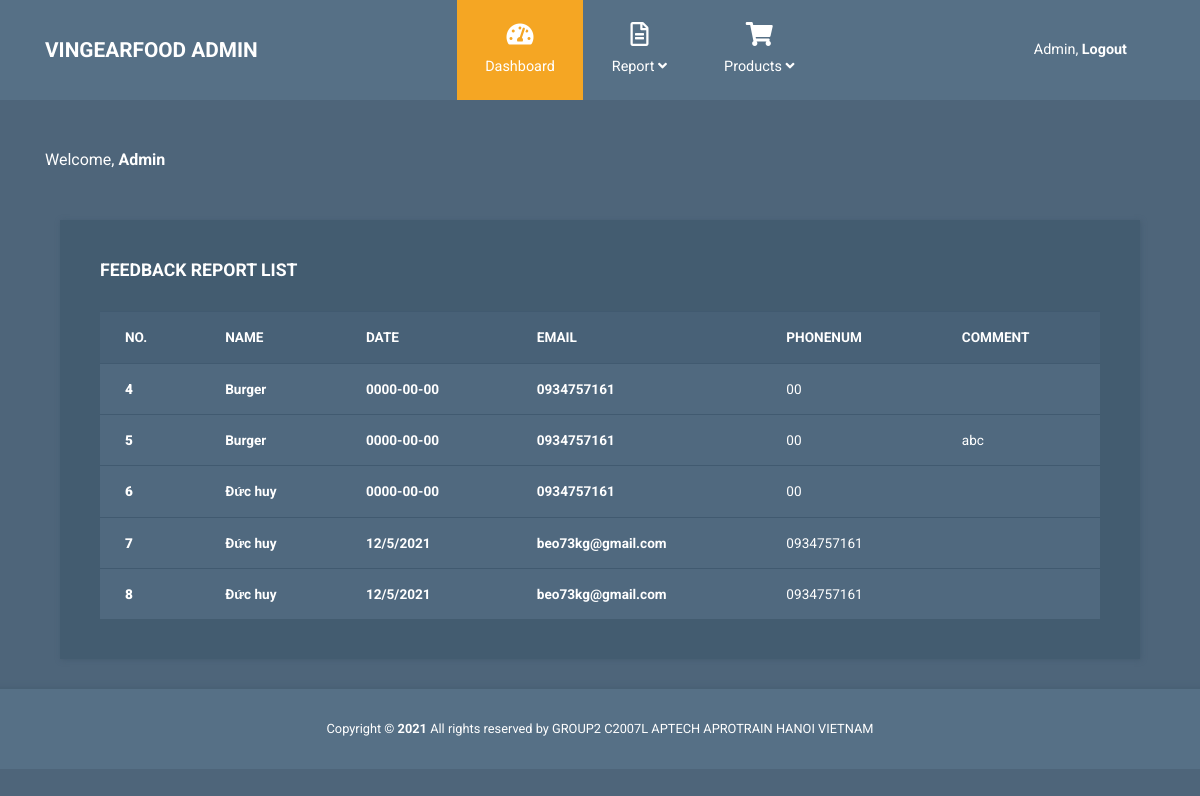
Screenshot of /admin/feedbackreport.php with the database file from the repository.
### tables this page shows
CREATE TABLE `feedback` (
  `FeedbackId` int(11) NOT NULL,
  `MealId` int(11) DEFAULT NULL,
  `FBPhone` int(50) DEFAULT NULL,
  `FBDate` varchar(50) DEFAULT NULL,
  `FBName` varchar(50) DEFAULT NULL,
  `Description` varchar(50) DEFAULT NULL,
  `FBComment` varchar(500) DEFAULT NULL,
  `FBEmail` varchar(50) DEFAULT NULL
);

### admin/feedbackreport.php (the view, shortened to what this page needs)
<?php
$options = array(PDO::ATTR_EMULATE_PREPARES => false, PDO::ATTR_ERRMODE => PDO::ERRMODE_EXCEPTION);
$dsn = "mysql:host=" . DatabaseInfo::getServer() . ";dbname=" . DatabaseInfo::getDatabaseName() . ";charset=utf8";
$conn = new PDO($dsn, DatabaseInfo::getUserName(), DatabaseInfo::getPassword(), $options);
$sql = "select * from feedback";
$stmt = $conn->prepare($sql);
$stmt->execute();
$datas = $stmt->fetchAll(PDO::FETCH_ASSOC);
?>
<!DOCTYPE html>
<html lang="en">
<head>
    <link rel="stylesheet" href="css/fontawesome.min.css">
    <link rel="stylesheet" href="css/bootstrap.min.css">
    <link rel="stylesheet" href="css/templatemo-style.css">
</head>
<body id="reportsPage">
    <div class="" id="home">
        <nav class="navbar navbar-expand-xl">
            <div class="container h-100">
                <a class="navbar-brand" href="adminpage.php">
                    <h1 class="tm-site-title mb-0">VingearFood Admin</h1>
                </a>
                <div class="collapse navbar-collapse" id="navbarSupportedContent">
                    <ul class="navbar-nav mx-auto h-100">
                        <li class="nav-item">
                            <a class="nav-link active" href="adminpage.php">
                                <i class="fas fa-tachometer-alt"></i> Dashboard
                            </a>
                        </li>
                        <li class="nav-item dropdown">
                            <a class="nav-link dropdown-toggle" href="#" id="navbarDropdown" role="button" data-toggle="dropdown" aria-haspopup="true" aria-expanded="false">
                                <i class="far fa-file-alt"></i>
                                <span>
                                    Report <i class="fas fa-angle-down"></i>
                                </span>
                            </a>
                        </li>
                        <li class="nav-item dropdown">
                            <a class="nav-link dropdown-toggle" href="products.php" id="navbarDropdown" role="button" data-toggle="dropdown" aria-haspopup="true" aria-expanded="false">
                                <i class="fas fa-shopping-cart"></i>
                                <span>
                                    Products <i class="fas fa-angle-down"></i>
                                </span>
                            </a>
                        </li>
                    </ul>
                    <ul class="navbar-nav">
                        <li class="nav-item">
                            <a class="nav-link d-block" href="login.php">
                                Admin, <b>Logout</b>
                            </a>
                        </li>
                    </ul>
                </div>
            </div>
        </nav>
        <div class="container">
            <div class="row">
                <div class="col">
                    <p class="text-white mt-5 mb-5">Welcome, <b>Admin</b></p>
                </div>
            </div>
            <div class="col-12 tm-block-col">
                <div class="tm-bg-primary-dark tm-block tm-block-taller tm-block-scroll">
                    <h2 class="tm-block-title">FEEDBACK REPORT LIST</h2>
                    <table class="table">
                        <thead>
                            <tr>
                                <th scope="col">NO.</th>
                                <th scope="col">NAME</th>
                                <th scope="col">DATE</th>
                                <th scope="col">EMAIL</th>
                                <th scope="col">PHONENUM</th>
                                <th scope="col">COMMENT</th>
                            </tr>
                        </thead>
                        <tbody>
							<?php if (!empty($datas)): ?>
							<?php foreach ($datas as $data): ?>
                            <tr>
                                <th scope="row"><b><?php echo $data['FeedbackId'] ?></b></th>
                                <td><b><?php echo $data['FBName'] ?></b></td>
                                <td><b><?php echo $data['FBDate'] ?></b></td>
                                <td><b><?php echo $data['FBEmail'] ?></b></td>
                                <td>0<?php echo $data['FBPhone'] ?></td>
                                <td><?php echo $data['FBComment'] ?></td>
                            </tr>
							  <?php endforeach; ?>
							<?php endif; ?>
                        </tbody>
                    </table>
                </div>
            </div>
        </div>
    </div>
    <footer class="tm-footer row tm-mt-small">
        <div class="col-12 font-weight-light">
            <p class="text-center text-white mb-0 px-4 small">
                Copyright &copy; <b>2021</b> All rights reserved by GROUP2 C2007L APTECH APROTRAIN HANOI VIETNAM
            </p>
        </div>
    </footer>
</body>
</html>

### admin/css/templatemo-style.css (style rules this page uses)
html { font-size: 16px; overflow-x: hidden; }
body { font-family: Roboto, Helvetica, Arial, sans-serif; background-color: #4e657a; overflow-x: hidden; }
a { transition: all 0.3s ease; }
.navbar-brand { display: flex; align-items: center; }
.tm-site-title { display: inline-block; text-transform: uppercase; font-size: 1.3rem; font-weight: 700; color: #fff; }
.navbar { height: 100px; background-color: #567086; padding: 0; }
.navbar .container { position: relative; }
.tm-mt-small { margin-top: 20px; }
.tm-block-col { margin-bottom: 30px; }
.tm-block { padding: 40px; -webkit-box-shadow: 1px 1px 5px 0 #455c71; -moz-box-shadow: 1px 1px 5px 0 #455c71; box-shadow: 1px 1px 5px 0 #455c71; min-height: 350px; height: 100%; max-height: 450px; }
.tm-block-scroll { overflow-y: scroll; }
.tm-block-title { font-size: 1.1rem; font-weight: 700; color: #fff; margin-bottom: 30px; }
.nav-link { color: #fff; height: 100%; display: flex; align-items: center; justify-content: center; flex-direction: column; font-size: 90%; }
.nav-link > i { margin-bottom: 10px; margin-right: 0; font-size: 1.5rem; }
.dropdown-item, .nav-link { padding: 15px 20px; }
.navbar-nav .active > .nav-link, .navbar-nav .nav-link.active { background-color: #f5a623; color: #fff; }
.navbar-nav .nav-link.active i { color: #fff; }
.nav-item { text-align: center; }
.nav-item:last-child { margin-right: 0; }
.dropdown-toggle::after { display: none; }
.table { background-color: #50697f; color: #fff; font-size: 85%; margin-bottom: 0; }
thead { background-color: #486177; color: #fff; }
.table thead th { border-bottom: 0; }
.table td, .table th { border-top: 1px solid #415a70; padding: 15px 25px; vertical-align: middle; }
.tm-bg-primary-dark { background-color: #435c70; }
.tm-footer { background-color: #567086; padding-top: 30px; padding-bottom: 30px; -webkit-box-shadow: 0 -3px 5px 0 rgba(69, 92, 113, 0.59); -moz-box-shadow: 0 -3px 5px 0 rgba(69, 92, 113, 0.59); box-shadow: 0 -3px 5px 0 rgba(69, 92, 113, 0.59); }
@media (min-width: 1200px) { .navbar-expand-xl .navbar-nav .nav-link { padding-left: 28px; padding-right: 28px; } }
@media (min-width: 1200px) { .navbar-collapse { height: 100%; } }
@media (max-width: 1275px) and (min-width: 1200px) { .nav-item { margin-right: 15px; } }
@media (max-width: 1350px) { .nav-item { margin-right: 1px; } }

### rows the page displays
feedback: FeedbackId "4", FBName "Burger", FBDate "0000-00-00", FBEmail "0934757161", FBPhone "0"
feedback: FeedbackId "5", FBName "Burger", FBDate "0000-00-00", FBEmail "0934757161", FBPhone "0", FBComment "abc"
feedback: FeedbackId "6", FBName "Đức huy", FBDate "0000-00-00", FBEmail "0934757161", FBPhone "0"
feedback: FeedbackId "7", FBName "Đức huy", FBDate "12/5/2021", FBEmail "beo73kg@gmail.com", FBPhone "934757161"
feedback: FeedbackId "8", FBName "Đức huy", FBDate "12/5/2021", FBEmail "beo73kg@gmail.com", FBPhone "934757161"
